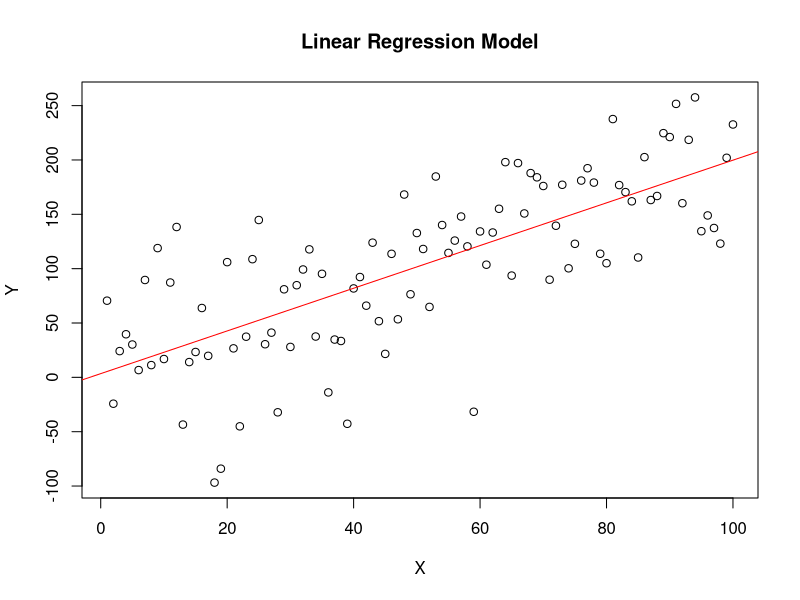

This chart was generated by the following R code:
#!/usr/bin/env Rscript
# Simulate some data
set.seed(42)
x <- 1:100
y <- x * 2 + rnorm(100, mean = 0, sd = 50)

# Create a linear model
model <- lm(y ~ x)

# Summary of the model
summary(model)

# Plot the data and the model
plot(x, y, main = "Linear Regression Model", xlab = "X", ylab = "Y")
abline(model, col = "red")

# Print the coefficients
print(coef(model))

